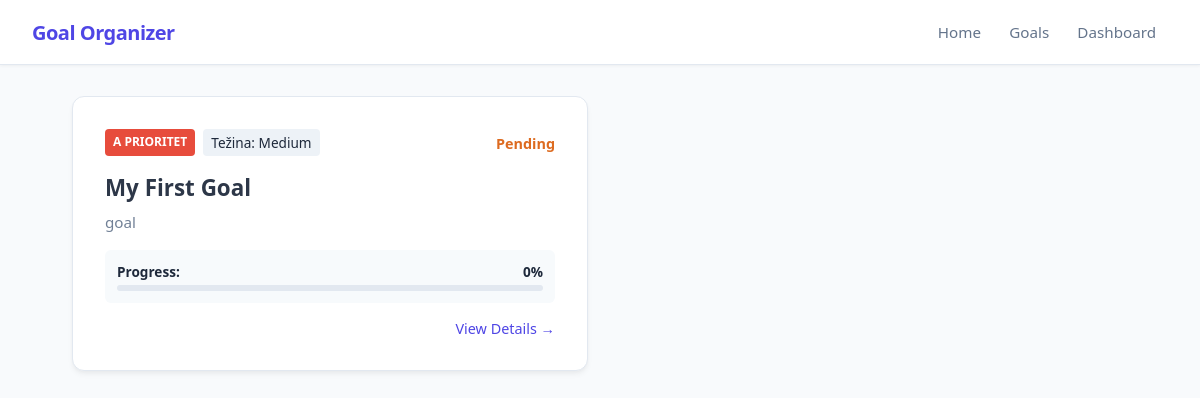
Page /dashboard on the earlier database version.
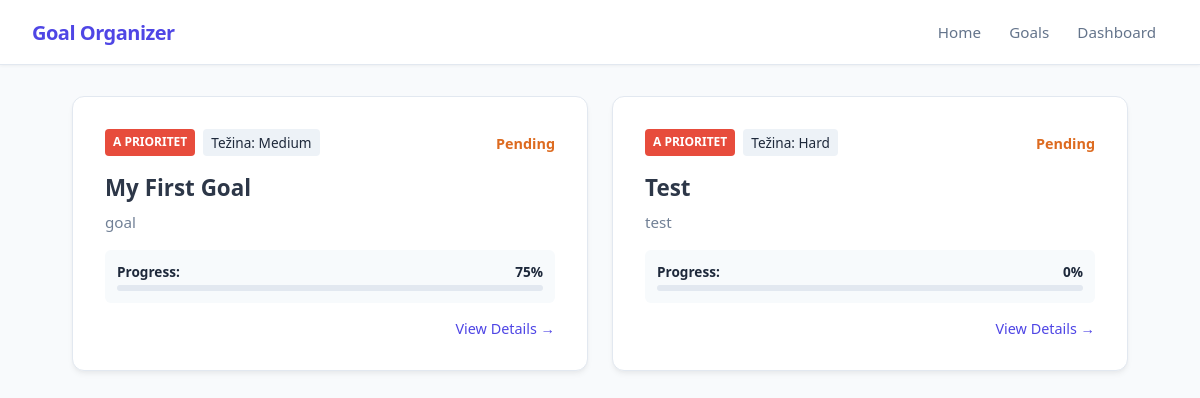
Same page on the later database version.
### app/models_db.py (models this page shows, shortened)
class Goal(db.Model):
    __tablename__ = 'goals'
    id = db.Column(db.Integer, primary_key=True)
    title = db.Column(db.String(100), nullable=False)
    description = db.Column(db.Text, nullable=False)
    is_completed = db.Column(db.Boolean, default=False)
    progress_percentage = db.Column(db.Float, default=0.0)
    difficulty = db.Column(db.String(20), nullable=False, default='Medium')
    priority = db.Column(db.String(1), nullable=False, default='b')
    created_at = db.Column(db.DateTime, default=datetime.now(timezone.utc), nullable=False)
    tasks = db.relationship('Task', backref='goal', cascade="all, delete-orphan", lazy=True)

### app/routes.py (the view)
@main.route("/dashboard", methods=['GET', 'POST'])
def dashboard():
    goals = Goal.query.order_by(Goal.priority.asc()).all()
    return render_template('dashboard.html', goals=goals)

### app/templates/dashboard.html (shortened to what this page needs)
{% extends 'base.html' %}
{%block content%}
<div class="dashboard-wrapper">
    <div class="goals-grid-container">
        {% if goals %}
            {% for goal in goals %}
                <div class="card" style="margin: 0; display: flex; flex-direction: column; gap: 1rem; justify-content: space-between;">
                    <div style="display: flex; gap: 0.5rem; align-items: center; justify-content: space-between;">
                        <div style="display: flex; gap: 0.5rem;">
                            <span class="badge badge-{{ goal.priority }} ">{{ goal.priority | upper }} prioritet</span>
                            <span style="background: #edf2f7; padding: 0.25rem 0.5rem; border-radius: 4px; font-size: 0.85rem; font-weight: 500;">
                                Težina: {{ goal.difficulty }}
                            </span>
                        </div>
                        <div>
                            {% if goal.is_completed %}
                                <span style="color: #38a169; font-weight: bold; font-size: 0.9rem;">✓ Completed</span>
                            {% else %}
                                <span style="color: #dd6b20; font-weight: bold; font-size: 0.9rem;">Pending</span>
                            {% endif %}
                        </div>
                    </div>
                    <div>
                        <h2 style="margin: 0 0 0.5rem 0; font-size: 1.4rem;">
                            <a href="{{ url_for('main.view_goal', goal_id=goal.id) }}" style="color: #2d3748; text-decoration: none; hover: underline;">
                                {{ goal.title }}
                            </a>
                        </h2>
                        <p style="margin: 0; color: #718096; line-height: 1.5; font-size: 0.95rem;">
                            {{ goal.description or 'Nema opisa.' }}
                        </p>
                    </div>
                    <div style="background: #f7fafc; padding: 0.75rem; border-radius: 6px;">
                        <div style="display: flex; justify-content: space-between; margin-bottom: 0.25rem; font-weight: 600; font-size: 0.85rem;">
                            <span>Progress:</span>
                            <span>{{ goal.progress_percentage | round | int }}%</span>
                        </div>
                        <div style="width: 100%; background: #e2e8f0; height: 6px; border-radius: 4px; overflow: hidden;">
                        </div>
                    </div>
                    <div style="display: flex; justify-content: flex-end; margin-top: auto;">
                        <a href="{{ url_for('main.view_goal', goal_id=goal.id) }}" style="text-decoration: none; color: var(--primary); font-weight: 500; font-size: 0.9rem;">
                            View Details →
                        </a>
                    </div>
                </div>
            {% endfor %}
        {% else %}
            <p style="grid-column: span 2; text-align: center; color: var(--text-muted); font-style: italic;">
                Trenutno nemate dodanih ciljeva.
            </p>
        {% endif %}
    </div>
</div>
{% endblock %}

Differences in the rows shown:
changed Goal "My First Goal": progress_percentage "0" → "75"
added Goal: priority "A", difficulty "Hard", is_completed "Pending", title "Test", description "test", progress_percentage "0"
